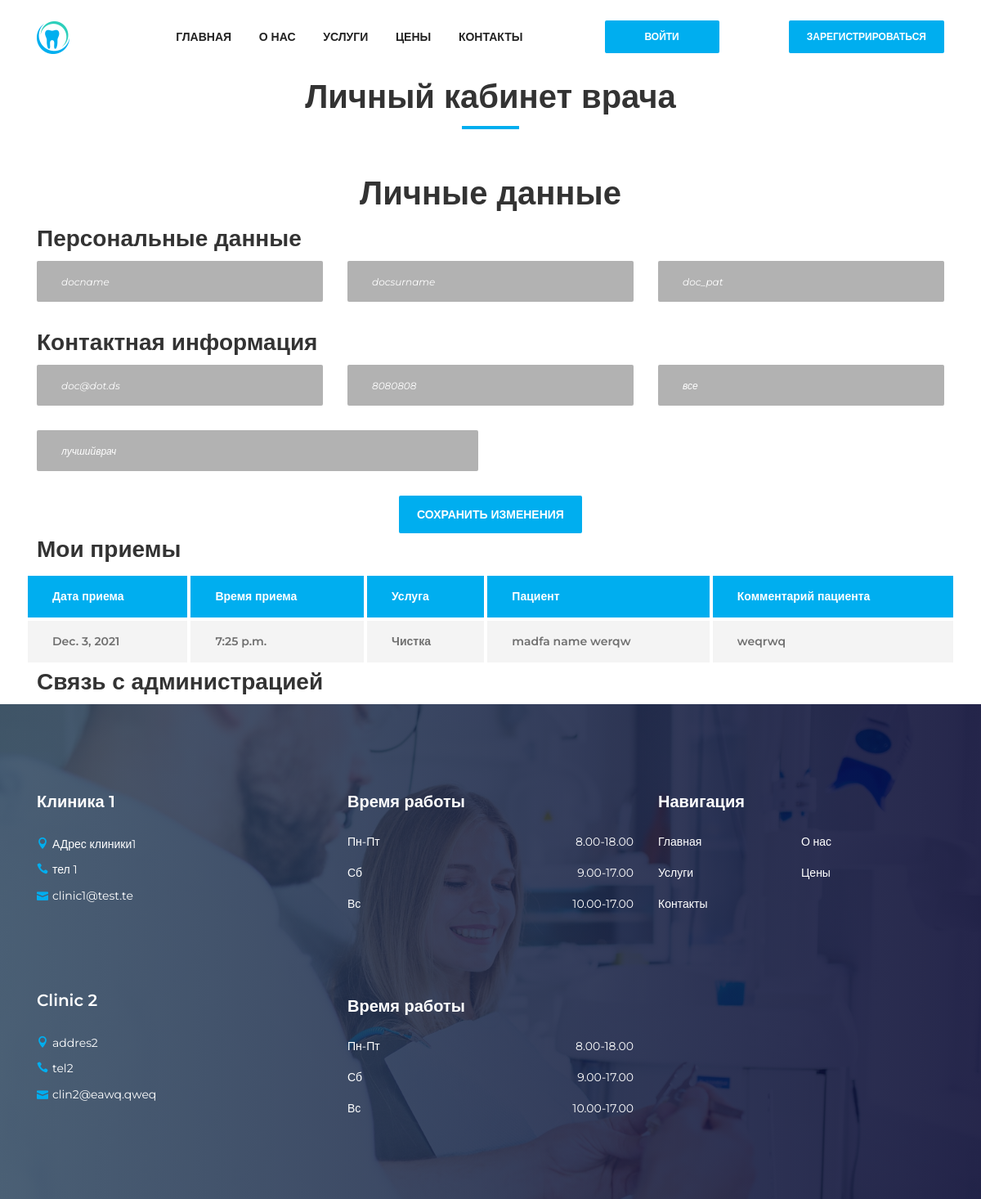
The app's page /cabinet/7 with its own data.
### website/models.py (models this page shows, shortened)
class DoctorCard(models.Model):
    user = models.OneToOneField(User,
                                on_delete=models.CASCADE)
    phone = models.CharField(max_length=32,
                             verbose_name='Номер телефона',
                             null=True,
                             blank=True)
    email = models.EmailField(verbose_name='Почта/email',
                              null=True,
                              blank=False)
    first_name = models.CharField(max_length=128,
                                  verbose_name='Имя')
    last_name = models.CharField(max_length=128,
                                 verbose_name='Фамилия')
    patronymic = models.CharField(max_length=128,
                                  verbose_name='Отчсество',
                                  null=True,
                                  blank=True)
    image = models.ImageField(upload_to='website/',
                              blank=True,
                              null=True,
                              verbose_name='Изображение')
    description = models.TextField(verbose_name='Описание')
    specialization = models.CharField(verbose_name='специалтзация',
                                      max_length=64)
    class Meta:
        verbose_name = 'Карточка врача'
        verbose_name_plural = 'Карточки врачей'

class Appointment(models.Model):
    register_date = models.DateTimeField(auto_now_add=True,
                                         editable=False,
                                         verbose_name='дата и время регистрации услуги')
    date = models.DateField(verbose_name="Дата приема")
    time = models.TimeField(verbose_name="Время приема")
    clinic = models.ForeignKey('AboutUs',
                               on_delete=models.CASCADE,
                               verbose_name='Клиника')
    service = models.ForeignKey(Service,
                                on_delete=models.CASCADE,
                                verbose_name="Услугп")
    client = models.ForeignKey(Client,
                               on_delete=models.CASCADE,
                               verbose_name='Клиент')
    doctor = models.ForeignKey(DoctorCard,
                               on_delete=models.CASCADE,
                               verbose_name='Врач')
    client_comment = models.TextField(null=True,
                                      verbose_name='Комментарий клиента')
    class Meta:
        verbose_name = 'Визит к врачу'
        verbose_name_plural = 'Визиты к врачу'

class Service(models.Model):
    class Meta:
        verbose_name = 'Услуга'
        verbose_name_plural = 'Услуги'
    def __str__(self):
        return self.title
    image = models.ImageField(upload_to='website/',
                              blank=True,
                              null=True,
                              verbose_name='Изображение')
    title = models.CharField(max_length=168, verbose_name='Название')
    content = models.TextField(verbose_name='Описание')
    price = models.DecimalField(decimal_places=2,
                                verbose_name='стоимость',
                                max_digits=16)

class Client(models.Model):
    user = models.OneToOneField(User,
                                on_delete=models.CASCADE)
    phone = models.CharField(max_length=32,
                             verbose_name='Номер телефона',
                             unique=True)
    email = models.EmailField(verbose_name='Почта/email',
                              unique=True)
    address = models.TextField(null=True,
                               blank=True,
                               verbose_name='Физический адресс клиента')
    first_name = models.CharField(max_length=128,
                                  verbose_name='Имя')
    last_name = models.CharField(max_length=128,
                                 verbose_name='Фамилия')
    patronymic = models.CharField(max_length=128,
                                  verbose_name='Отчсество',
                                  null=True,
                                  blank=True)
    special_message = models.TextField(null=True,
                                       blank=True,
                                       verbose_name='Специальное сообзение от администрации')
    def __str__(self):
        return f'{self.last_name} {self.first_name} {self.patronymic}'

class AboutUs(models.Model):
    image = models.ImageField(upload_to='website/',
                              blank=True,
                              null=True,
                              verbose_name='Изображение')
    title = models.CharField(max_length=128, verbose_name='Название')
    content = models.TextField(verbose_name='Описание')
    address = models.CharField(max_length=256,
                               verbose_name='адрес')
    phone = models.CharField(max_length=32,
                             verbose_name='Номер телефона')
    email = models.EmailField(verbose_name='Почта/email',
                              unique=False,
                              blank=False)
    map_iframe = models.TextField(help_text="ссылка на встраивание карт")
    class Meta:
        verbose_name = 'клиника'
        verbose_name_plural = 'клиники'

### website/views.py (the view)
# urls.py: path('cabinet/<int:user_id>', views.cabinet, name='cabinet_page'),
def cabinet(request, user_id):
    about_us = AboutUs.objects.all()
    if Client.objects.filter(user_id=user_id).exists():
        if request.method == 'POST':
            return HttpResponse('post')
        client = Client.objects.get(user_id=user_id)
        user_appointment = Appointment.objects.filter(client=client)
        return render(request, 'cabinet.html', {'client': client,
                                                'user_appointment': user_appointment,
                                                'about_us': about_us})
    elif DoctorCard.objects.filter(user_id=user_id).exists():
        doctor = DoctorCard.objects.get(user_id=user_id)
        user_appointment = Appointment.objects.filter(doctor=doctor)
        return render(request, 'doctor_cabinet.html', {'doctor': doctor,
                                                       'user_appointment': user_appointment,
                                                       'about_us': about_us})
    elif Administrator.objects.filter(user_id=user_id).exists():
        return render(request, 'administrator_cabinet.html', {'about_us': about_us})

### website/templates/doctor_cabinet.html (shortened to what this page needs)
{% extends 'base.html' %}
{% load static %}
{% block content %}
<section>
  <div class="container">
    <div class="row">
      <div class="col-12">
        <div class="section-heading text-center white">
          <h1>Личный кабинет врача</h1>
          <div class="line"></div>
        </div>
      </div>
    </div>
    <div class="row">
      <div class="col-12">
        <div class="text-center white">
          <h1>Личные данные</h1>
        </div>
      </div>
        <div class="col-12">
          <div class="appointment-form">
            <form action="" method="post">
              <div class="row">
                <div class="col-12">
                  <h3>Персональные данные</h3>
                </div>
                <div class="col-md-4">
                  <div class="form-group mb-30">
                    <input name="name" type="text" class="form-control" placeholder="Имя" value="{{doctor.first_name}}">
                  </div>
                </div>
                <div class="col-md-4">
                  <div class="form-group mb-30">
                    <input name="surname" type="text" class="form-control" placeholder="Фамилия" value="{{doctor.last_name}}">
                  </div>
                </div>
                <div class="col-md-4">
                  <div class="form-group mb-30">
                    <input name="patronymic" type="text" class="form-control" placeholder="Отчество" value="{{doctor.patronymic}}">
                  </div>
                </div>
                <div class="col-12">
                  <h3>Контактная информация</h3>
                </div>
                <div class="col-md-4">
                  <div class="form-group mb-30">
                    <input name="email" type="email" class="form-control" placeholder="почта" value="{{doctor.email}}">
                  </div>
                </div>
                <div class="col-md-4">
                  <div class="form-group mb-30">
                    <input name="tel" type="text" class="form-control" placeholder="номер телефона" value="{{doctor.phone}}">
                  </div>
                </div>
                <div class="col-md-4">
                  <div class="form-group mb-30">
                    <input name="specialization" type="text" class="form-control" placeholder="специализация" value="{{doctor.specialization}}">
                  </div>
                </div>
                <div class="col-md-6">
                  <div class="form-group mb-30">
                    <input name="description" type="text" class="form-control" placeholder="описание" value="{{doctor.description}}">
                  </div>
                </div>
                <div class="col-12 text-center">
                  <button type="submit" class="btn dento-btn">Сохранить изменения</button>
                </div>
              </div>
            </form>
          </div>
        </div>
      </div>
    <div class="row">
      <div class="col-12">
        <div class="appointment-form">
          <div class="row">
            <div class="col-12">
              <h3>Мои приемы</h3>
            </div>
            <div class="dento-price-table table-responsive">
              <table class="table table-borderless mb-0">
                <thead>
                  <tr>
                    <th scope="col">Дата приема</th>
                    <th scope="col">Время приема</th>
                    <th scope="col">Услуга</th>
                    <th scope="col">Пациент</th>
                    <th scope="col">Комментарий пациента</th>
                  </tr>
                </thead>
                {% for a in user_appointment %}
                  <tbody>
                    <tr>
                      <th scope="row">{{a.date}}</th>
                      <th scope="row">{{a.time}}</th>
                      <th scope="row">{{a.service}}</th>
                      <th scope="row">{{a.client}}</th>
                      <th scope="row">{{a.client_comment}}</th>
                    </tr>
                  </tbody>
                {% endfor %}
              </table>
            </div>
          </div>
        </div>
      </div>
    </div>
    <div class="row">
      <div class="col-12">
        <div class="appointment-form">
          <div class="row">
            <div class="col-12">
              <h3>Связь с администрацией</h3>
            </div>
          </div>
        </div>
      </div>
    </div>
  </div>
</section>
{% endblock %}

### website/templates/base.html (shortened to what this page needs)
{% load static %}
<!DOCTYPE html>
<html lang="en">
<head>
  <link rel="stylesheet" href="{% static 'website/css/style.css' %}">
</head>
<body>
  <header class="header-area">
    <div class="main-header-area">
      <div class="classy-nav-container breakpoint-off">
        <div class="container">
          <nav class="classy-navbar justify-content-between" id="dentoNav">
            <a class="nav-brand" href="{% url 'home' %}"><img src="{% static 'website/img/core-img/favicon.ico' %}" alt=""></a>
            <div class="classy-menu">
              <div class="classynav">
                <ul id="nav">
                  <li><a href="{% url 'home' %}">Главная</a></li>
                  <li><a href="{% url 'about' %}">О нас</a></li>
                  <li><a href="{% url 'service' %}">Услуги</a></li>
                  <li><a href="{% url 'pricing' %}">Цены</a></li>
                  <li><a href="{% url 'contact' %}">Контакты</a></li>
                </ul>
              </div>
            </div>
            {% if user.is_authenticated %}
              <a href="{% url 'booknow' %}" class="btn dento-btn booking-btn">Записаться на прием</a>
              <a href="{% url 'cabinet_page' user.id %}" class="btn dento-btn booking-btn">Личный кабинет</a>
              <a href="{% url 'logout' %}" class="btn dento-btn booking-btn">Выйти</a>
            {% else %}
              <a href="{% url 'login_page' %}" class="btn dento-btn booking-btn">Войти</a>
              <a href="{% url 'registration_page' %}" class="btn dento-btn booking-btn">Зарегистрироваться</a>
            {% endif %}
          </nav>
        </div>
      </div>
    </div>
  </header>
{% block content %}
{% endblock %}
  <footer class="footer-area bg-img bg-gradient-overlay" style="background-image: url({% static 'website/img/bg-img/3.jpg' %});">
    <div class="container">
      <div class="row">
        <div class="col-12 col-sm-6 col-lg-4">
          {% for clinic in about_us %}
            <div class="single-footer-widget">
            <h5 class="widget-title">{{ clinic.title }}</h5>
              <div class="footer-contact">
                <p><i class="icon_pin"></i>{{ clinic.address}}</p>
                <p><i class="icon_phone"></i>{{ clinic.phone }}</p>
                <p><i class="icon_mail"></i>{{ clinic.email }}</p>
              </div>
            </div>
          {% endfor %}
        </div>
        <div class="col-12 col-sm-6 col-lg">
          <div class="single-footer-widget">
            <h5 class="widget-title">Время работы</h5>
            <ul class="opening-hours">
              <li><span>Пн-Пт</span> <span>8.00-18.00</span></li>
              <li><span>Сб</span> <span>9.00-17.00</span></li>
              <li><span>Вс</span> <span>10.00-17.00</span></li>
            </ul>
          </div>
          <div class="single-footer-widget">
            <h5 class="widget-title">Время работы</h5>
            <ul class="opening-hours">
              <li><span>Пн-Пт</span> <span>8.00-18.00</span></li>
              <li><span>Сб</span> <span>9.00-17.00</span></li>
              <li><span>Вс</span> <span>10.00-17.00</span></li>
            </ul>
          </div>
        </div>
        <div class="col-12 col-sm-6 col-lg">
          <div class="single-footer-widget">
            <h5 class="widget-title">Навигация</h5>
            <nav>
              <ul class="quick-links">
                <li><a href="{% url 'home' %}">Главная</a></li>
                <li><a href="{% url 'about' %}">О нас</a></li>
                <li><a href="{% url 'service' %}">Услуги</a></li>
                <li><a href="{% url 'pricing' %}">Цены</a></li>
                <li><a href="{% url 'contact' %}">Контакты</a></li>
              </ul>
            </nav>
          </div>
        </div>
      </div>
    </div>
  </footer>
</body>
</html>

### records on screen
DoctorCard: name "docname", surname "docsurname", patronymic "doc_pat", email "doc@dot.ds", tel "8080808", specialization "все", description "лучшийврач"
Appointment: date "Dec. 3, 2021", time "7:25 p.m.", service "Чистка", client "madfa name werqw", client_comment "weqrwq"
AboutUs: title "Клиника 1", address "АДрес клиники1", phone "тел 1", email "clinic1@test.te"
AboutUs: title "Clinic 2", address "addres2", phone "tel2", email "clin2@eawq.qweq"
